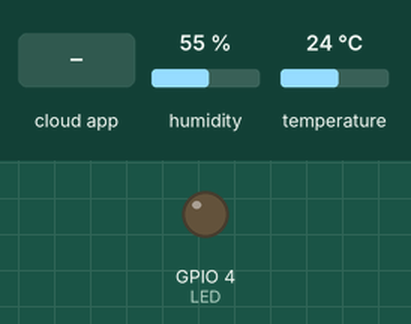
Recording of a sketch running on a simulated ESP8266 (NodeMCU). Shown: output pins drawn as LEDs (lit = HIGH). The inputs (shaded band) are chosen by the test bench; at power-on: humidity 55 %, temperature 24 °C. WiFi joins after 1.5 s; servers stay silent unless stated; network time is answered at once with the bench clock; the local clock reads 2024-03-15 10:24:30 at power-on unless the sketch sets it; the Firebase database answers and starts empty; what the sketch prints to the serial monitor is not drawn.

Above: at 2.7 s.
2.8 s: the phone or cloud app sets motor to 1
At 4.4 s:
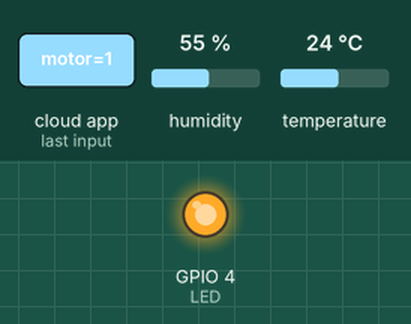
5.5 s: the phone or cloud app sets motor to 0
At 7.8 s:
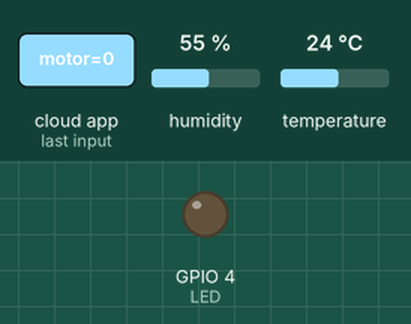
Timing chart, 0 to 9.3 s (numbered marks = the images above; inputs shaded):
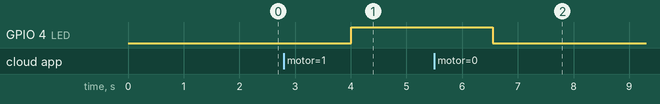

The sketch:

duankythua.ino
```cpp
#include <FirebaseESP8266.h>

#include <ESP8266WiFi.h>
#include <NTPClient.h>
#include <WiFiUdp.h>

#define FIREBASE_AUTH "k4WYtm84hLKZMxhvNVF0lD6Untz9Nr9aY82pGpox"
#define FIREBASE_HOST "https://du-an-75630-default-rtdb.asia-southeast1.firebasedatabase.app/"
#define WIFI_SSID "Hai Uyen"
#define WIFI_PASSWORD "04082001"
#include <ESP8266WiFi.h>
//
#include <DHT.h>

#define DHTPIN 5     // chân GPIO mà bạn đã kết nối với chân DATA của DHT11
#define DHTTYPE DHT11   // Loại cảm biến DHT

DHT dht(DHTPIN, DHTTYPE);
//
const int LED = 4;
// Firebase setup
FirebaseData fbdo;
FirebaseData fbdo_temp;
FirebaseData fbdo_hump;
FirebaseData fbdo_motor;
FirebaseData fbdo_hour;
FirebaseData fbdo_minute;
FirebaseJson json;
WiFiUDP ntpUDP;
NTPClient timeClient(ntpUDP, "vn.pool.ntp.org");
/// Data setup
int i = 0;
int mode = 0; // 0 - auto -- 1 manual
int minute;
int hour;
int motor;
//
int value, real_value;
void setup() {
  Serial.begin(9600);
  pinMode(LED, OUTPUT);
  digitalWrite(LED, LOW);
  dht.begin();

  WiFi.begin(WIFI_SSID, WIFI_PASSWORD);
  Serial.print("connecting");
  while (WiFi.status() != WL_CONNECTED) {
    Serial.print(".");
    delay(500);
  }
  Serial.println();
  Serial.print("connected: ");
  Serial.println(WiFi.localIP());
  //firebase setup
  Firebase.begin(FIREBASE_HOST, FIREBASE_AUTH);
  //
  timeClient.begin();
  timeClient.setTimeOffset(+7 * 60 * 60);

  while (!timeClient.update()) {
    timeClient.forceUpdate();
  }
}
void loop() {
  timeClient.update();
  delay(250);
  float newHump = dht.readHumidity(); // Đọc độ ẩm từ cảm biến
  float newTemp = dht.readTemperature(); // Đọc nhiệt độ từ cảm biến


  // gửi dữ liệu lên firebase
  Firebase.setFloat(fbdo, "/hump", newHump);
  Firebase.setFloat(fbdo, "/temp", newTemp);

// lấy dữ liệu từ firebase
  Firebase.getInt(fbdo, "/mode");
  Firebase.getInt(fbdo_hour, "/time/hour");
  Firebase.getInt(fbdo_minute, "/time/minute");
  Firebase.getInt(fbdo_motor, "/motor");

  mode = fbdo.to<int>();
  hour = fbdo_hour.to<int>();
  minute = fbdo_minute.to<int>();
  motor = fbdo_motor.to<int>();

  Serial.print("\n -------------Clear----------------- ");
  Serial.print("\n mode: "); Serial.print(mode);
  Serial.print("\n Server time | hour: "); Serial.print(timeClient.getHours());
  Serial.print("-- minute: "); Serial.print(timeClient.getMinutes());


  //
  Serial.print("\n Hour: "); Serial.print(hour); Serial.print("-- Minute: "); Serial.print(minute);
  // hen gio
  if ((hour == timeClient.getHours()) && (minute == timeClient.getMinutes()))
  {
    digitalWrite(LED, HIGH);
    Serial.print("\n LED on ---- Time up");
  }
  if ((hour == timeClient.getHours()) && (minute == timeClient.getMinutes() + 5))
  {
    digitalWrite(LED, LOW);
    Serial.print("\n LED OFF -- Turn");
  }

  // che do manual -- bat motor
  if (mode == 0 && motor == 1) {
    digitalWrite(LED, HIGH);
    Serial.print("\n LED on");
  }
  else if (mode == 0 && motor == 0) {
    digitalWrite(LED, LOW);
    Serial.print("\n LED off");
  }


  // hiển thị lên serial để kiểm tra
  Serial.print("\n mode: "); Serial.print(mode);
  Serial.print("\n hour: "); Serial.print(hour);
  Serial.print("\n minute: "); Serial.print(minute);
  Serial.print("\n temp: "); Serial.print(newTemp);
  Serial.print("\n hump: "); Serial.print(newHump);

}
```

Measured:
- after the input at 2.8 s, GPIO 4 (LED): LOW → HIGH after 1.2 s
- after the input at 5.5 s, GPIO 4 (LED): HIGH → LOW after 1.0 s
